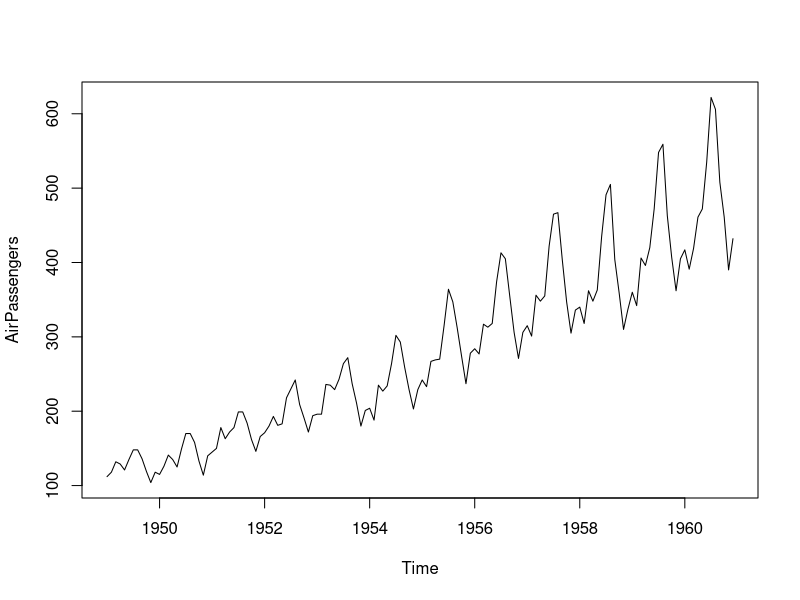
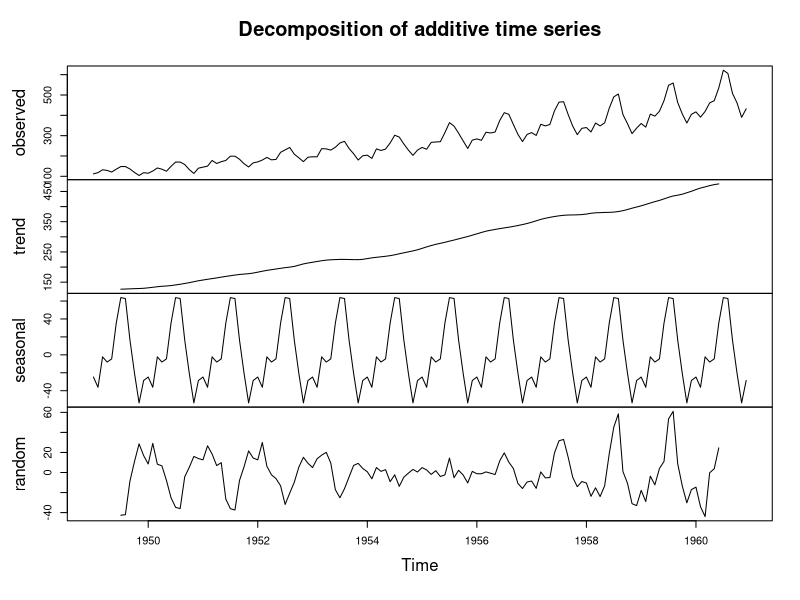
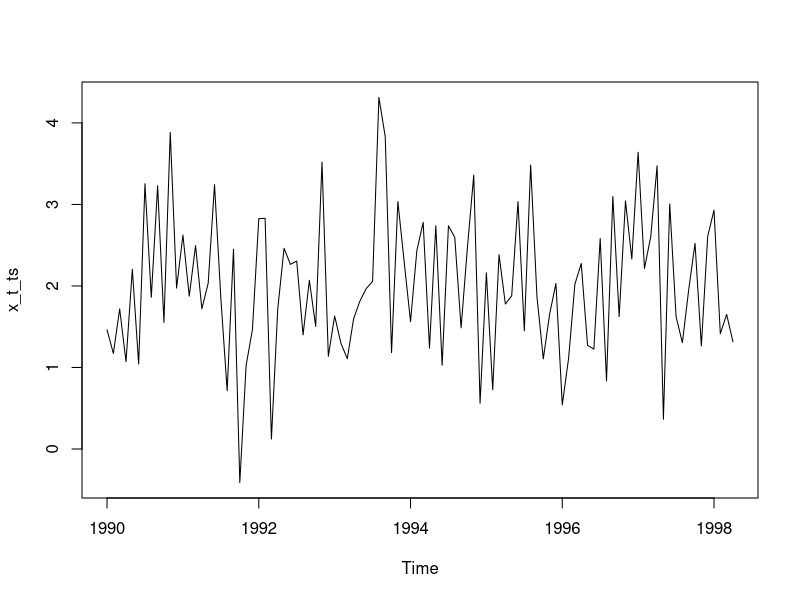
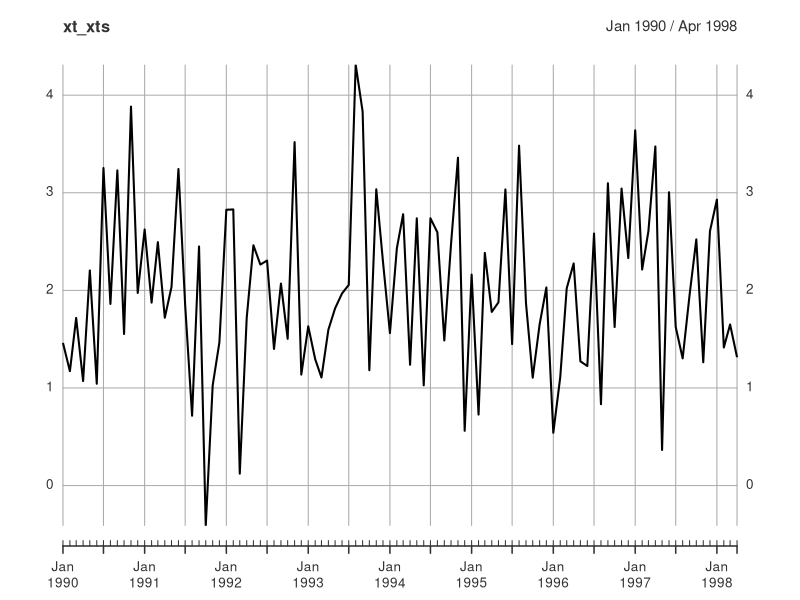
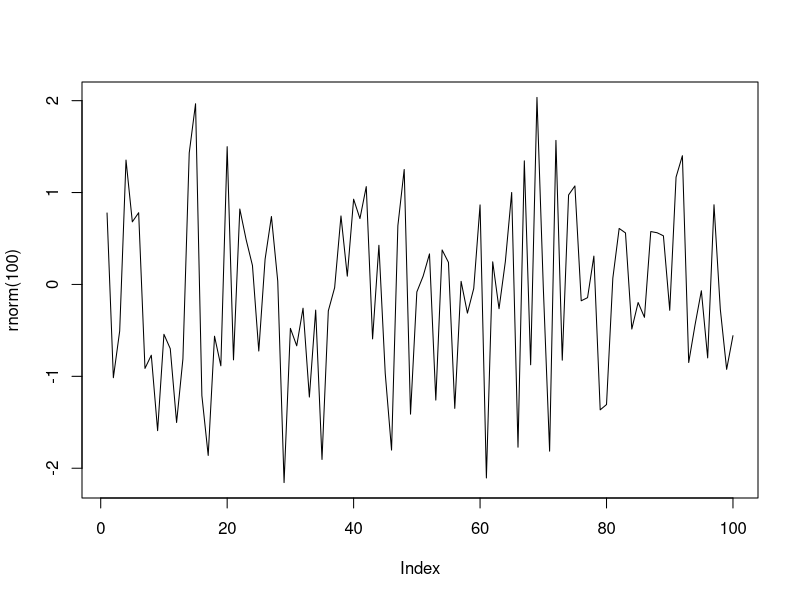
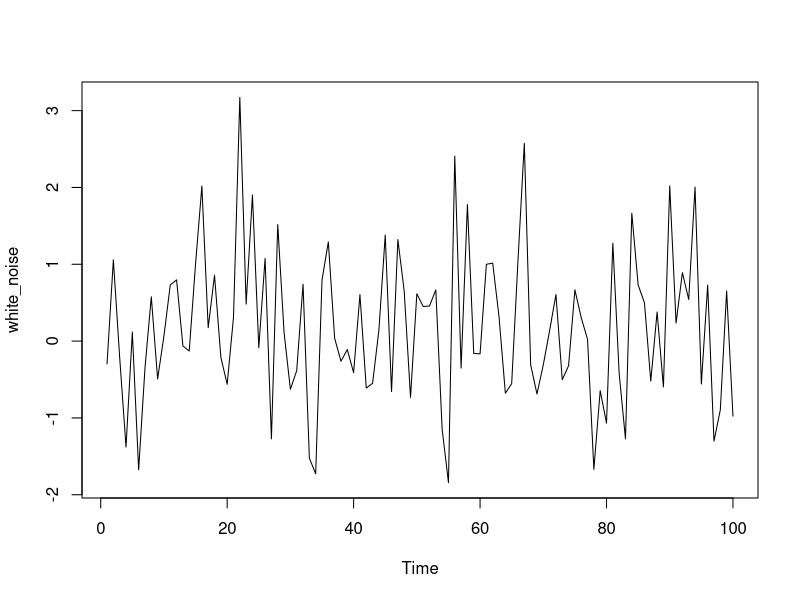
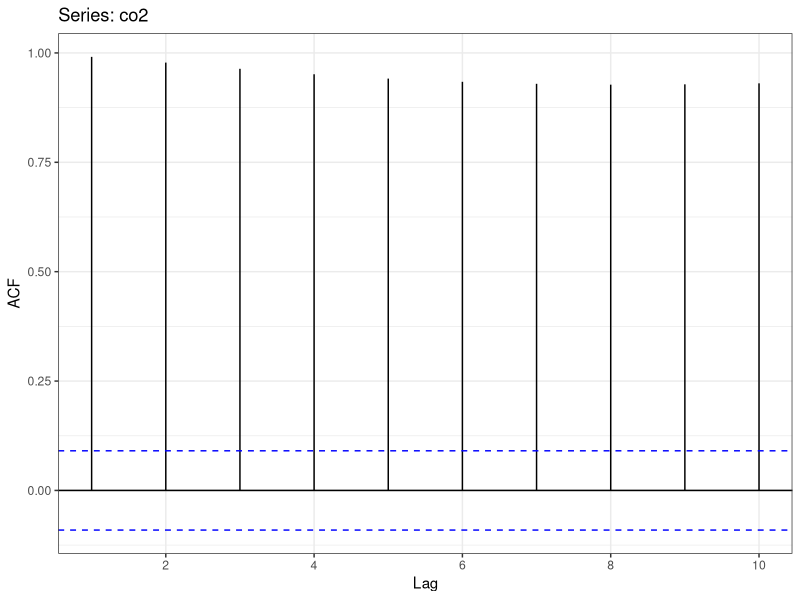
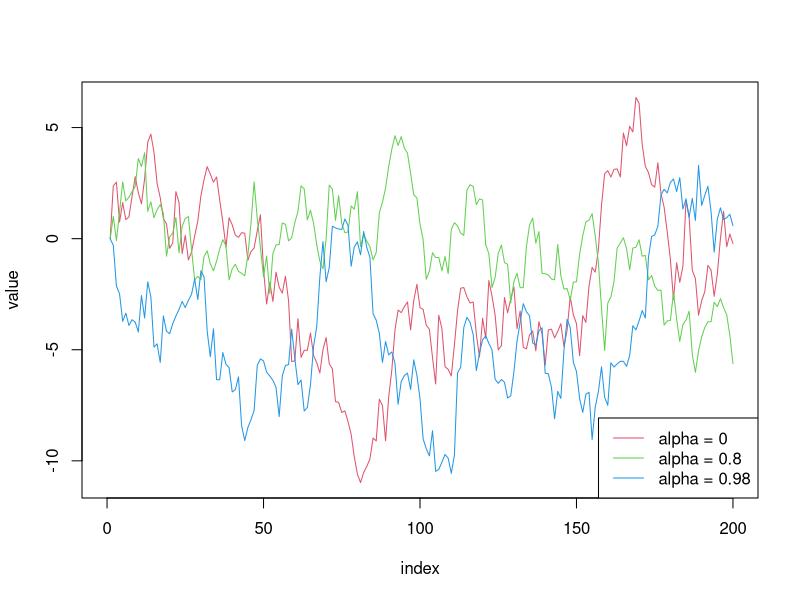

The R source for these figures, in order:
## ---- chunk 1
#| echo: true
#| fig.cap: Time series plot of air passengers data
## Data we use is the inbuilt "AirPassengers" data
plot(AirPassengers)
## ---- chunk 2
#| echo: true
#| fig.cap: Time series decomposition of air passengers data
plot(decompose(AirPassengers))
## ---- chunk 3
#| echo: true
# purely random process with mean 0 and standard deviation 1
eps <- rnorm(100, mean = 0, sd = 1)
mu <- 2 # the constant mean
# The process
x_t <-mu+ eps

#Conversion to time series
x_t_ts<-ts(x_t, start = c(1990,1),frequency = 12)

x_t_ts
  
## ---- chunk 4
#| echo: true
plot(x_t_ts)
## ---- chunk 5
#| echo: true
# purely random process with mean 0 and standard deviation 1
eps <- rnorm(100, mean = 0, sd = 1)
mu <- 2 # the constant mean
# The process
x_t <-mu+ eps

#Conversion to time series
library(xts)
xt_xts<-as.xts(x_t_ts)
xt_xts

## ---- chunk 6
#| echo: true
plot(xt_xts)
  
## ---- chunk 7
#| echo: true

plot(rnorm(100),type="l")

## ---- chunk 8
#| echo: true

white_noise<- arima.sim(model = list(order = c(0, 0, 0)), n = 100)

# Plot the WN observations
ts.plot(white_noise)


## ---- chunk 9
#| echo: true
#| message: false
library(forecast)
ggAcf(AirPassengers,lag.max = 10,plot = F)

## ---- chunk 10
#| echo: true
#| message: false

ggAcf(co2,lag.max = 10,plot = T)+ggplot2::theme_bw()
## ---- chunk 11
#| echo: true
#| message: false

# Set-up

alphas<-c(0,0.8,0.98)
obs<-array(0,200)
list_rw<-list()
for(m in 1:3){
for(i in alphas){
  for (j in 2:length(obs) ){
    obs[j]=i*obs[j-1]+rnorm(1)
  }
}
  list_rw[[m]]<-obs
  
}


#limit calculation
ymax=max(sapply(list_rw,max))
ymin=min(sapply(list_rw,min))

#empty plot
plot(NULL, xlab = "index", ylab = "value", xlim = c(0, length(obs)), ylim = c(ymin,ymax))

#plot lines
for(i in seq_along(list_rw)){
  lines(x=1:200,y=list_rw[[i]], type = "l", lty = 1, col = i +1 )
}

# Legends
legend("bottomright", legend = paste0("alpha = ", alphas), lty = 1, col = 1 + seq_along(alphas))

## ---- chunk 12
#| echo: true
set.seed(123)
ts_AR <- arima.sim(n = 500, list(ar = 0.7))
plot(ts_AR)
## ---- chunk 13
#| echo: true
set.seed(123)
ts_MA<-arima.sim(n = 500, list(ma = 0.7))
plot(ts_MA)
## ---- chunk 14
#| echo: true
set.seed(123)
ts_ARMA<-arima.sim(n = 500, list(ar=0.5,ma = 0.3))
plot(ts_ARMA)
## ---- chunk 15
#| echo: true
ggAcf(ts_AR,lag.max=10)
## ---- chunk 16
#| echo: true
ggAcf(ts_MA,lag.max=10)
## ---- chunk 17
#| echo: true
ggPacf(ts_AR,lag.max=10)
## ---- chunk 18
#| echo: true
ggPacf(ts_MA,lag.max=10)
